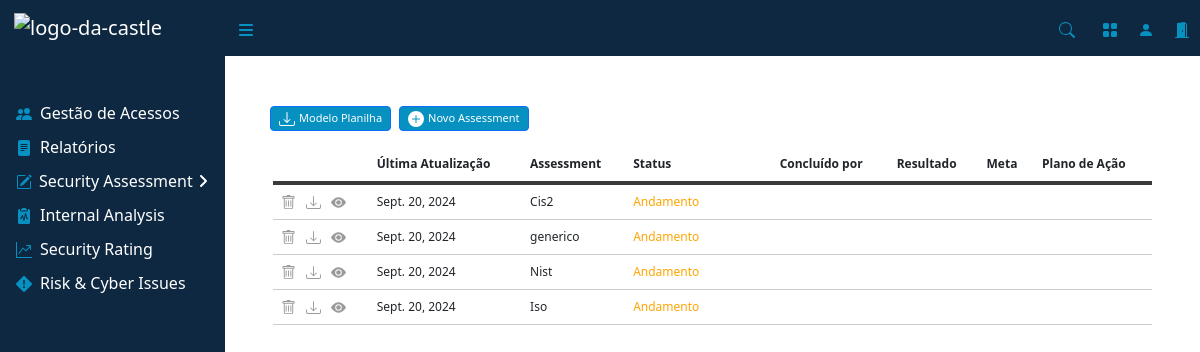
Page /assessment/ on the committed database.
### assessment/models.py (models this page shows, shortened)
class AssessmentModel(models.Model):
    CONCLUIDO = 'Concluído'
    ANDAMENTO = 'Andamento'
    CRITERIO_CHOICES = [
        (CONCLUIDO, 'Concluído'),
        (ANDAMENTO, 'Andamento'),
    ]
    framework = models.ForeignKey(TipoModelo, on_delete=models.CASCADE)
    nome = models.CharField(max_length=255)
    status = models.CharField(max_length=20, choices=CRITERIO_CHOICES)
    data_upload = models.DateField(auto_now_add=True)
    excel_file = models.FileField(upload_to='assessments/')
    resultado = models.CharField(max_length=255)
    meta = models.CharField(max_length=255)

### assessment/views.py (the view, shortened to what this page needs)
# urls.py: path('assessment/', views.Assessment.as_view(), name='assessment'),
class Assessment(View):
    template_name = 'paginas/assessment.html'
    def get(self, request):
        frameworks = TipoModelo.objects.all()  # Obtém todos os objetos de TipoModelo
        assessments = AssessmentModel.objects.all()  # Altera para assessments
        form1 = NovoAssessmentForm()
        return render(request, self.template_name, {
            'form1': form1,
            'frameworks': frameworks,
            'assessments': assessments  # Altera para assessments
        })

### assessment/templates/paginas/assessment.html (shortened to what this page needs)
{% extends 'base.html' %}
{% load crispy_forms_tags %}
{% block content %}
<main>
    <div class="d-flex mb-3" style="margin-top: 50px; margin-left: 45px">
        <button type="button" class="btn btn-primary btn-sm font-small text-center d-flex align-items-center justify-content-center me-2" data-bs-toggle="dropdown" aria-expanded="false">
            Modelo Planilha
        </button>
        <button type="button" class="btn btn-primary btn-sm font-small text-center d-flex align-items-center justify-content-center" data-bs-toggle="dropdown" aria-expanded="false">
            <svg width="16" height="16" fill="currentColor" class="bi bi-plus-circle-fill me-1" viewBox="0 0 16 16">
                <path d="M16 8A8 8 0 1 1 0 8a8 8 0 0 1 16 0M8.5 4.5a.5.5 0 0 0-1 0v3h-3a.5.5 0 0 0 0 1h3v3a.5.5 0 0 0 1 0v-3h3a.5.5 0 0 0 0-1h-3z"/>
            </svg>
            Novo Assessment
        </button>
    </div>
    <div class="table-responsive font-middle px-5">
        <table class="table">
            <thead>
                <tr>
                    <th scope="col"></th>
                    <th scope="col">Última Atualização</th>
                    <th scope="col" class="col-lg">Assessment</th>
                    <th scope="col" class="col-2">Status</th>
                    <th scope="col">Concluído por</th>
                    <th scope="col">Resultado</th>
                    <th scope="col">Meta</th>
                    <th scope="col">Plano de Ação</th>
                </tr>
            </thead>
            <tbody>
                {% for assessment in assessments %}
                <tr>
                    <td>
                        <div class="icon-container" style="display: flex; gap: 10px;">
                            <span class="btn-delete" data-id="{{ assessment.id }}" data-bs-toggle="modal" data-bs-target="#confirmDeleteModal">
                            </span>
                            {% if assessment.excel_file %}
                            <span id="downloadIcon" onclick="window.location.href='{{ assessment.excel_file.url }}'">
                            </span>
                            {% else %}
                                <p>Nenhum arquivo disponível para download</p>
                            {% endif %}
                            <a href="{% url 'redirecionar_framework' assessment.framework.id %}">
                                <span>
                                    <svg width="16" height="16" fill="currentColor" class="bi-gear-fill" viewBox="0 0 16 16">
                                        <path d="M10.5 8a2.5 2.5 0 1 1-5 0 2.5 2.5 0 0 1 5 0"/>
                                        <path d="M0 8s3-5.5 8-5.5S16 8 16 8s-3 5.5-8 5.5S0 8 0 8m8 3.5a3.5 3.5 0 1 0 0-7 3.5 3.5 0 0 0 0 7"/>
                                    </svg>
                                </span>
                            </a>
                        </div>
                    </td>
                    <td>{{ assessment.data_upload }}</td>
                    <td>{{ assessment.nome }}</td>
                    <td class="nivel" data-nivel="{{ assessment.status }}">{{ assessment.status }}</td>
                    <td></td>
                    <td>{{ assessment.resultado }}</td>
                    <td>{{ assessment.meta }}</td>
                    <td></td>
                </tr>
                {% empty %}
                <tr>
                    <td colspan="8">Nenhuma avaliação registrados.</td>
                </tr>
                {% endfor %}
            </tbody>
        </table>
    </div>
</main>
{% endblock %}

### static/assets/css/myStyles.css (style rules this page uses)
.font-middle { font-size: 12px; }
table thead tr { text-align: left; border-bottom: 4px solid #3b3939; }
table tbody tr { border-bottom: 1px solid #ccc; }
table td, table th { border: none; }
.btn-sm { height: 25px; font-size: 11px; background-color: #0691c0; }
svg.bi-gear-fill { width: 15px; height: 15px; fill: #787575bd; cursor: pointer; }

### static/assets/css/forms.css (style rules this page uses)
.font-small { font-size: 11px; }
.btn-sm { height: 25px; font-size: 11px; background-color: #0691c0; }
svg.bi-gear-fill { width: 15px; height: 15px; fill: #787575bd; cursor: pointer; }
th { white-space: nowrap; text-align: left; padding: 5px; }

### assessment/templates/paginas/assessment.html (style rules this page uses)
.amarelo { color: #FFA500; }

### rows in the picture
AssessmentModel: data_upload "Sept. 20, 2024", nome "Cis2", status "Andamento"
AssessmentModel: data_upload "Sept. 20, 2024", nome "generico", status "Andamento"
AssessmentModel: data_upload "Sept. 20, 2024", nome "Nist", status "Andamento"
AssessmentModel: data_upload "Sept. 20, 2024", nome "Iso", status "Andamento"
